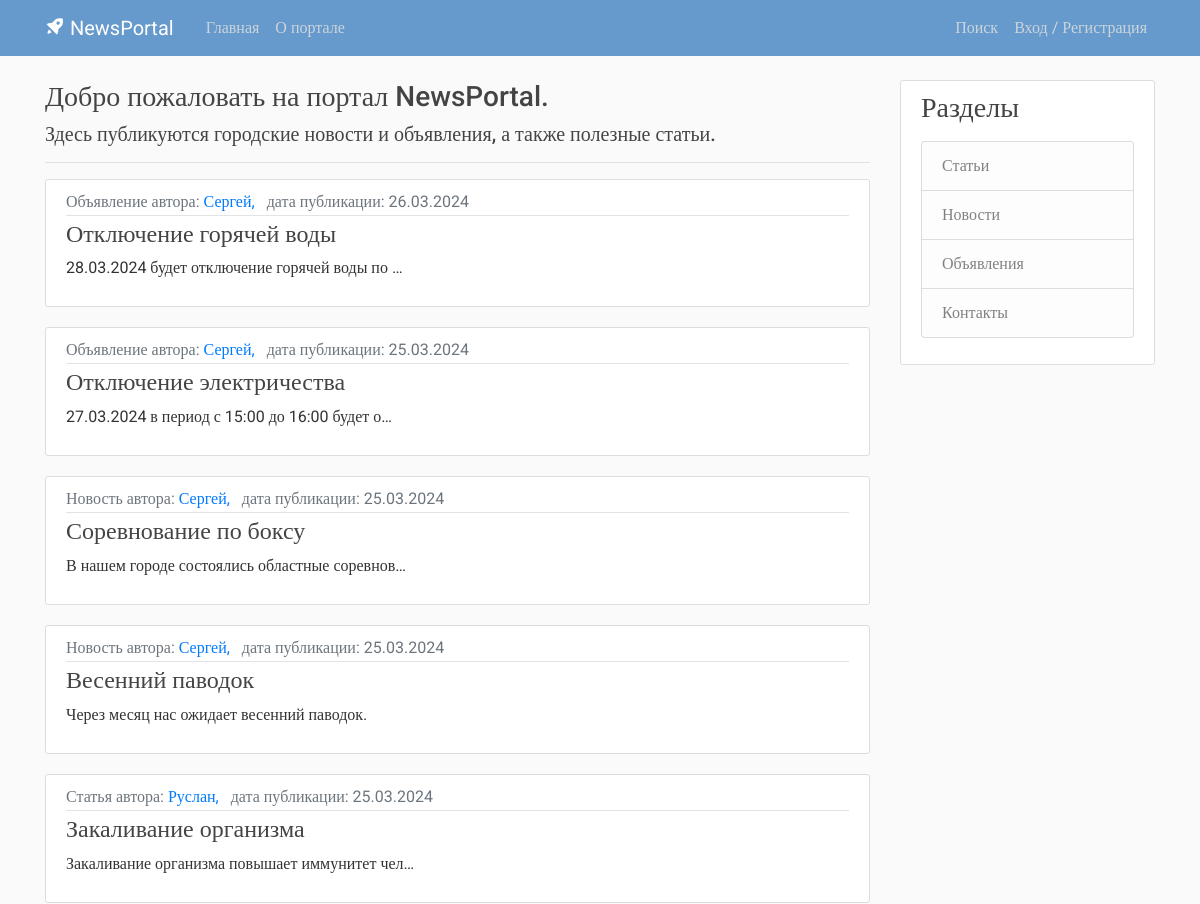
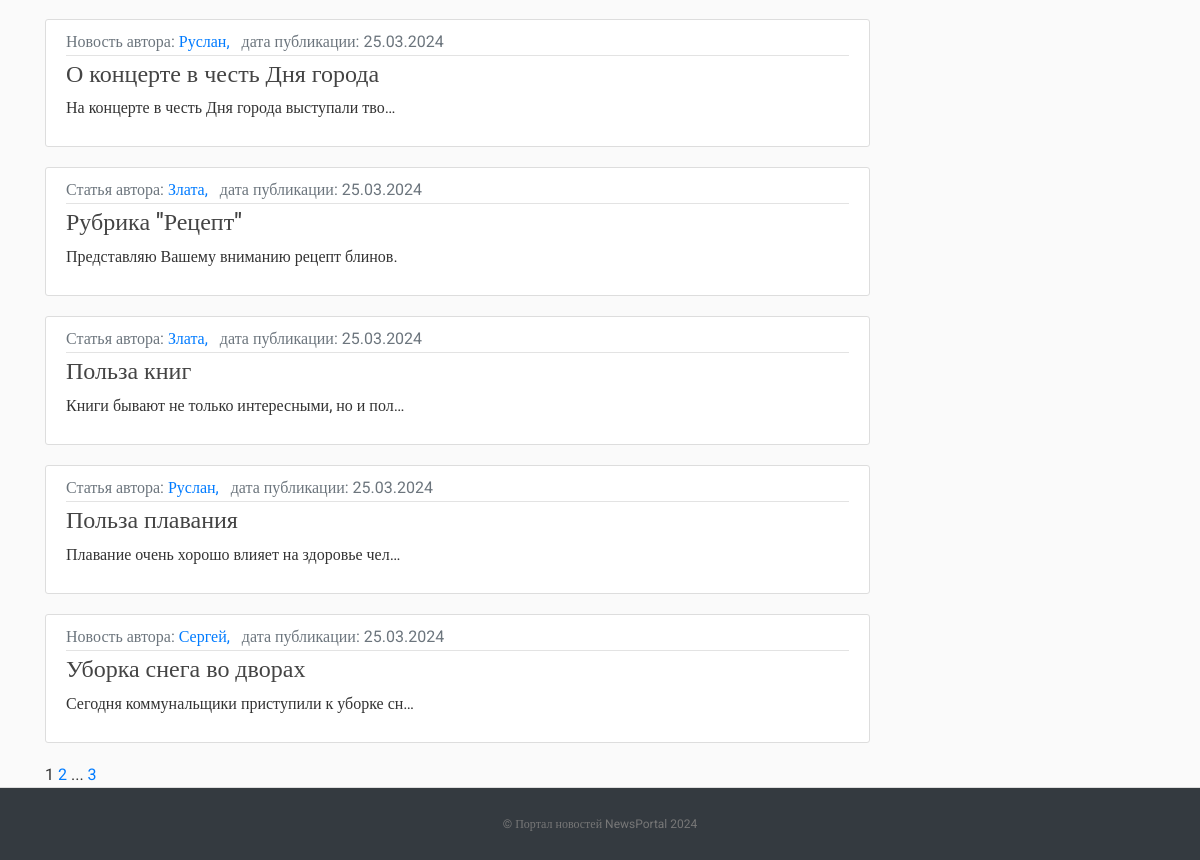
The page / on the database its author committed (2 pictures, top to bottom).
### post/models.py (models this page shows, shortened)
class Post(models.Model):
    NEWS = 'NW'
    ARTICLE = 'AR'
    NOTIFICATION = 'NT'
    CATEGORY_CHOICES = (
        (NEWS, 'Новость'),
        (ARTICLE, 'Статья'),
        (NOTIFICATION, 'Объявление'),
    )
    categoryType = models.CharField(max_length=2, choices=CATEGORY_CHOICES, default=ARTICLE, verbose_name='Тип публикации')
    dateCreation = models.DateTimeField(default=timezone.now, verbose_name='Дата и время создания публикации')
    title = models.CharField(max_length=128, verbose_name='Заголовок публикации')
    text = models.TextField(verbose_name='Текст публикации')
    rating = models.SmallIntegerField(default=0, verbose_name='Рейтинг публикации')
    author = models.ForeignKey(Author, on_delete=models.CASCADE, verbose_name='Автор публикации')
    category = models.ManyToManyField(Category, verbose_name='Категория публикации')
    def get_absolute_url(self):
        return reverse('post_detail', args=[str(self.id)])
    class Meta:
        ordering = ['-dateCreation',]
        verbose_name = 'Публикация'
        verbose_name_plural = 'Публикации'

class Author(models.Model):
    authorUser = models.OneToOneField(User, unique=True, on_delete=models.CASCADE)
    ratingAuthor = models.SmallIntegerField(default=0)
    def __str__(self):
        return self.authorUser.username
    class Meta:
        verbose_name = 'Автор'
        verbose_name_plural = 'Авторы'

### post/views.py (the view)
# urls.py: path('', PostHome.as_view(), name='portal_home'),
class PostHome(ListView):
    model = Post
    ordering = '-dateCreation'
    template_name = 'flatpages/home.html'
    context_object_name = 'postlist'
    paginate_by = 10
    def get_queryset(self):
        queryset = super().get_queryset()
        self.filterset = PostFilter(self.request.GET, queryset)
        return self.filterset.qs
    def get_context_data(self, **kwargs):
        context = super().get_context_data(**kwargs)
        context['filterset'] = self.filterset
        return context

### post/templatetags/custom_tags.py (called while the page is built)
@register.simple_tag(takes_context=True)
def url_replace(context, **kwargs):
   d = context['request'].GET.copy()
   for k, v in kwargs.items():
       d[k] = v
   return d.urlencode()

### templates/flatpages/home.html (shortened to what this page needs)
{% extends 'flatpages/default.html' %}
{% load censor %}
{% load custom_tags %}
{% block content %}
<h3>Добро пожаловать на портал NewsPortal.</h3>
    <h5>Здесь публикуются городские новости и объявления, а также полезные статьи.</h5>
<hr />
{% for post in postlist %}
    <article class="media content-section">
        <div class="media-body">
            <div class="article-metadata">
                <a class="text-muted"> {{ post.get_categoryType_display }} автора: </a>
                <a class="mr-2" href="#"> {{ post.author }}, </a>
                <a class="text-muted">дата публикации: {{ post.dateCreation|date:"d.m.Y" }}</a>
            </div>
              <h4><a class="article-title" href="{{ post.get_absolute_url }}">{{ post.title|censor_w }}</a></h4>
              <p class="article-content">{{ post.text|truncatechars:45|censor_w }}</p>
        </div>
    </article>
{% endfor %}
{{ page_obj.number }}
{% if page_obj.has_next %}
    <a href="?{% url_replace page=page_obj.next_page_number %}">{{ page_obj.next_page_number }}</a>
    {% if paginator.num_pages != page_obj.next_page_number %}
        ...
        <a href="?{% url_replace page=page_obj.paginator.num_pages %}">{{ page_obj.paginator.num_pages }}</a>
    {% endif %}
{% endif %}
{% endblock content %}

### templates/flatpages/default.html (shortened to what this page needs)
<!DOCTYPE html>
{% load static %}
<html>
<head>
     <link rel="stylesheet" href="https://maxcdn.bootstrapcdn.com/bootstrap/4.0.0/css/bootstrap.min.css">
     <link rel="stylesheet" type="text/css" href="{% static 'css/main.css' %}">
     <link href='https://unpkg.com/boxicons@2.1.2/css/boxicons.min.css' rel='stylesheet'>
</head>
<body>
    <header class="site-header">
      <nav class="navbar navbar-expand-md navbar-dark bg-blue fixed-top">
        <div class="container">
          <a class="navbar-brand mr-4" href="#"><i class='bx bxs-rocket bx-tada-hover'></i> NewsPortal</a>
          <div class="collapse navbar-collapse" id="navbarToggle">
            <div class="navbar-nav mr-auto">
              <a class="nav-item nav-link " href="{% url 'portal_home' %}">Главная</a>
              <a class="nav-item nav-link" href='/about/'>О портале</a>
            </div>
            <div class="navbar-nav">
                <a class="nav-item nav-link" href="{% url 'post_search' %}">Поиск</a>
                <a class="nav-item nav-link" href="/accounts/signup">Вход / Регистрация</a>
            </div>
          </div>
        </div>
      </nav>
    </header>
    <main role="main" class="container">
      <div class="row">
        <div class="col-md-9">
          {% block content %} {{ flatpage.content }} {% endblock %}
        </div>
        <div class="col-md-3">
          <div class="content-section">
            <h3>Разделы</h3>
            <p class='text-muted'>
              <ul class="list-group">
                <a class="list-group-item list-group-item-light" href="{% url 'article_list' %}">Статьи</a>
                <a class="list-group-item list-group-item-light" href="{% url 'news_list' %}">Новости</a>
                <a class="list-group-item list-group-item-light" href="{% url 'notification_list' %}">Объявления</a>
                <a class="list-group-item list-group-item-light" href="/contacts/">Контакты</a>
              </ul>
            </p>
          </div>
        </div>
      </div>
    </main>
    <footer class="text-center bg-dark">
      <p><a href="#">© Портал новостей NewsPortal 2024</a></p>
    </footer>
</body>
</html>

### static/css/main.css (style rules this page uses)
body, html { width:100%; height:100% }
body { margin:0; padding:0; background: #fafafa; color: #333333; margin-top: 5rem; font-family:Roboto; }
h1, h2, h3, h4, h5, h6 { color: #444444; }
ul { margin: 0; }
.bg-blue { background-color: #6699cc; }
.site-header .navbar-nav .nav-link { color: #cbd5db; }
.content-section { background: #ffffff; padding: 10px 20px; border: 1px solid #dddddd; border-radius: 3px; margin-bottom: 20px; }
.article-title { color: #444444; }
.article-content { white-space: pre-line; }
.article-metadata { padding-bottom: 1px; margin-bottom: 4px; border-bottom: 1px solid #e3e3e3 }
footer { position: sticky!important; top: 100%; padding-top:25px; padding-bottom:25px; border-top:1px solid #ddd; }
footer p { margin:2px; text-align:center; padding:0 40px; color:#fff; font-size:12px; }
footer a { color:#777 }

### rows shown on the page
Post: categoryType "Объявление", author "Сергей", dateCreation "26.03.2024", title|censor_w "Отключение горячей воды", text|censor_w "28.03.2024 будет отключение горячей воды по …"
Post: categoryType "Объявление", author "Сергей", dateCreation "25.03.2024", title|censor_w "Отключение электричества", text|censor_w "27.03.2024 в период с 15:00 до 16:00 будет о…"
Post: categoryType "Новость", author "Сергей", dateCreation "25.03.2024", title|censor_w "Соревнование по боксу", text|censor_w "В нашем городе состоялись областные соревнов…"
Post: categoryType "Новость", author "Сергей", dateCreation "25.03.2024", title|censor_w "Весенний паводок", text|censor_w "Через месяц нас ожидает весенний паводок."
Post: categoryType "Статья", author "Руслан", dateCreation "25.03.2024", title|censor_w "Закаливание организма", text|censor_w "Закаливание организма повышает иммунитет чел…"
Post: categoryType "Новость", author "Руслан", dateCreation "25.03.2024", title|censor_w "О концерте в честь Дня города", text|censor_w "На концерте в честь Дня города выступали тво…"
Post: categoryType "Статья", author "Злата", dateCreation "25.03.2024", title|censor_w "Рубрика \"Рецепт\"", text|censor_w "Представляю Вашему вниманию рецепт блинов."
Post: categoryType "Статья", author "Злата", dateCreation "25.03.2024", title|censor_w "Польза книг", text|censor_w "Книги бывают не только интересными, но и пол…"
Post: categoryType "Статья", author "Руслан", dateCreation "25.03.2024", title|censor_w "Польза плавания", text|censor_w "Плавание очень хорошо влияет на здоровье чел…"
Post: categoryType "Новость", author "Сергей", dateCreation "25.03.2024", title|censor_w "Уборка снега во дворах", text|censor_w "Сегодня коммунальщики приступили к уборке сн…"

### other values the page prints
{{ page_obj.number }} "1"
{{ page_obj.next_page_number }} "2"
{{ page_obj.paginator.num_pages }} "3"
